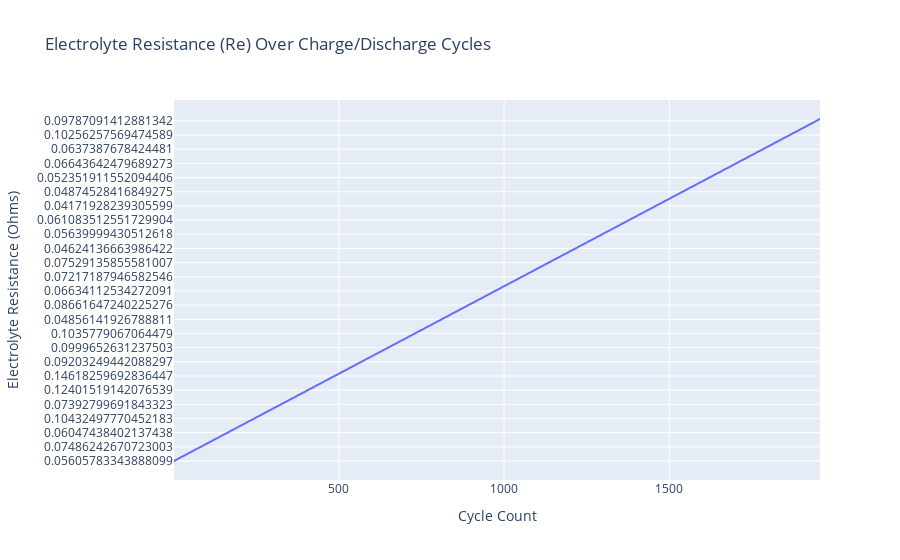

Notebook code for this chart:
### Code cell
#Linne plot for 'Re'
fig1 = px.line(df_cleaned, x='cycle_count', y='Re', 
               title='Electrolyte Resistance (Re) Over Charge/Discharge Cycles',
               labels={'cycle_count': 'Cycle Count', 'Re': 'Electrolyte Resistance (Ohms)'})

# Show the plot
fig1.show()

### Figure 1 — Plotly figure (JSON) as saved in the notebook; plotly's stock layout.template omitted (floating-point values rounded to 4 significant figures; data arrays with more than 128 entries replaced by an {"elided": "..."} marker saying what was removed)
{"data": [{"hovertemplate": "Cycle Count=%{x}<br>Electrolyte Resistance (Ohms)=%{y}<extra></extra>", "legendgroup": "", "line": {"color": "#636efa", "dash": "solid"}, "marker": {"symbol": "circle"}, "mode": "lines", "name": "", "showlegend": false, "type": "scattergl", "x": {"elided": "1956 int values"}, "xaxis": "x", "y": {"elided": "1956 str values"}, "yaxis": "y"}], "layout": {"legend": {"tracegroupgap": 0}, "title": {"text": "Electrolyte Resistance (Re) Over Charge/Discharge Cycles"}, "xaxis": {"anchor": "y", "domain": [0, 1], "title": {"text": "Cycle Count"}}, "yaxis": {"anchor": "x", "domain": [0, 1], "title": {"text": "Electrolyte Resistance (Ohms)"}}}}
